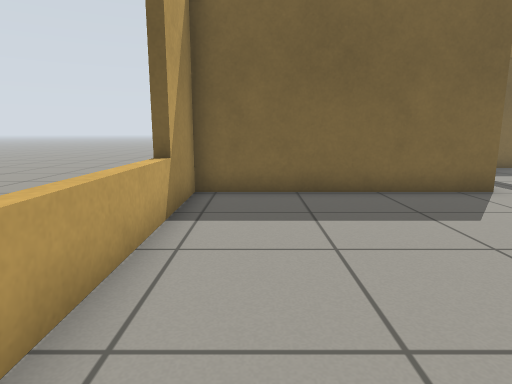
View 1 (above)

23 first-person views from a walk through a Gazebo world. The camera is 0.72 m above the floor, tilts 10° down and sees 75° across. The floor is counted in squares, 0.5 m on a side. Each view is taken from the middle of a square. On the plan, view 1 faces up. The plan holds only what a view shows up to about 15 squares ahead; the rest is blank. The place goes on beyond the plan.

View 2
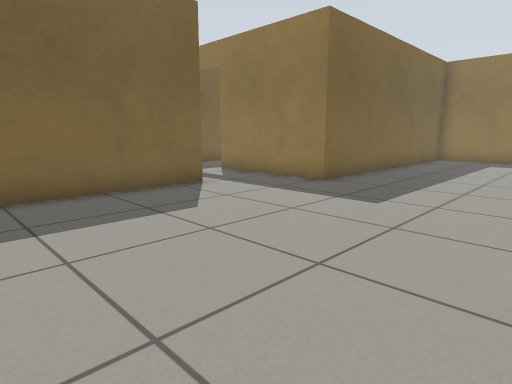

View 3
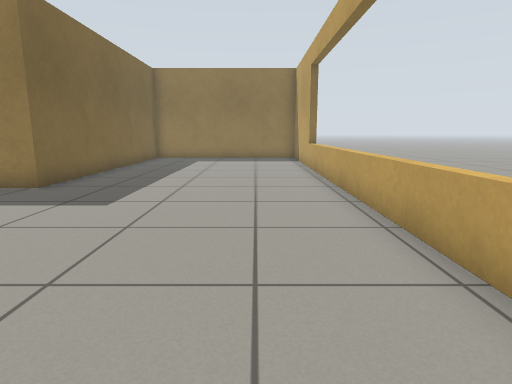

View 4
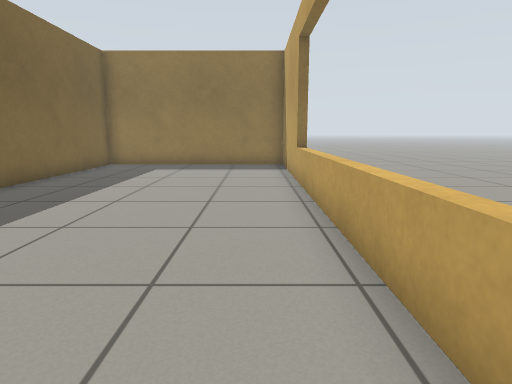

View 5
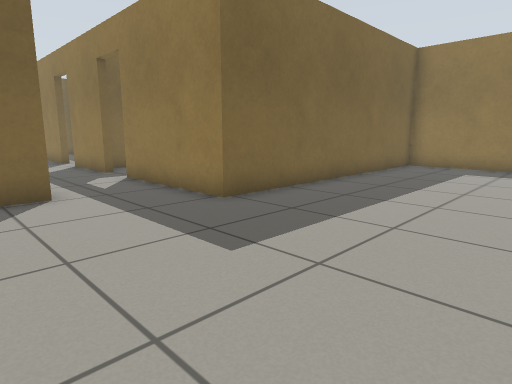

View 6
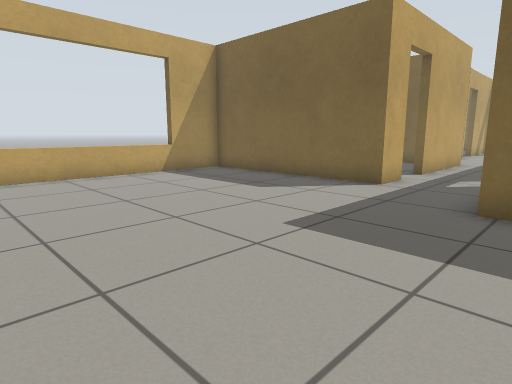

View 7
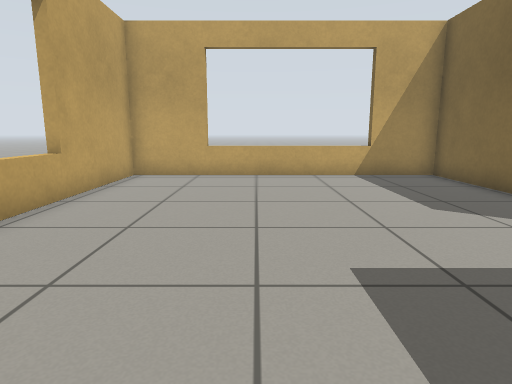

View 8
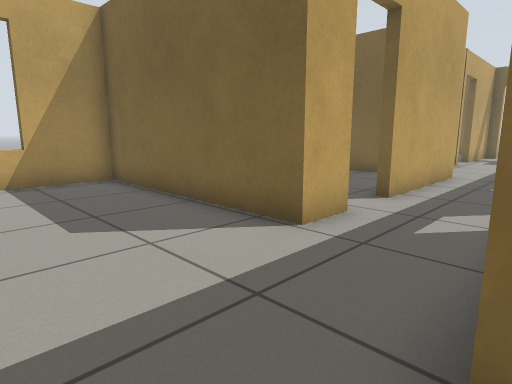

View 9
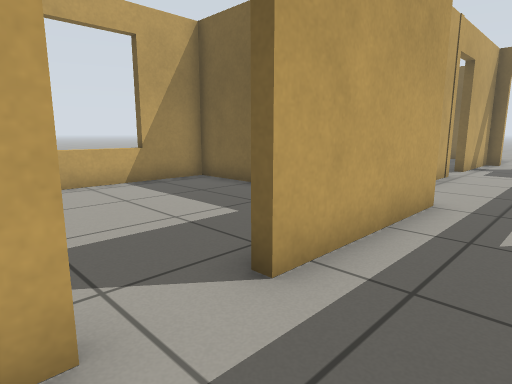

View 10
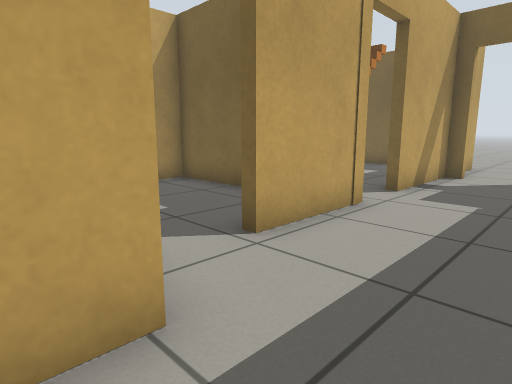

View 11
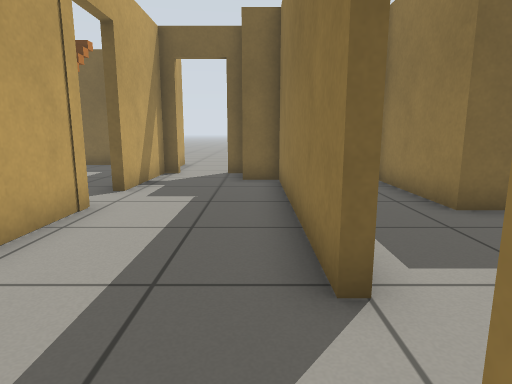

View 12
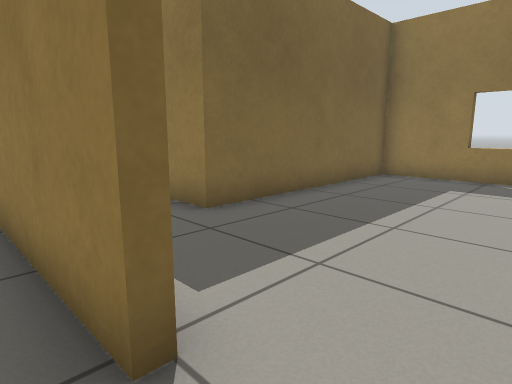

View 13
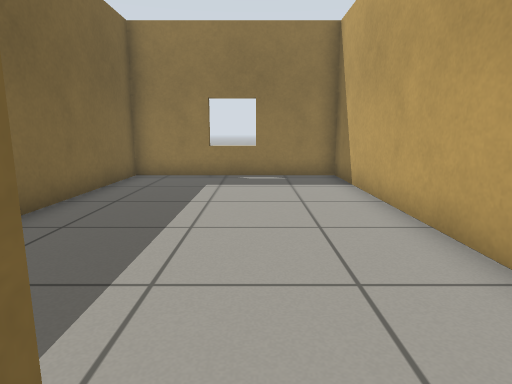

View 14
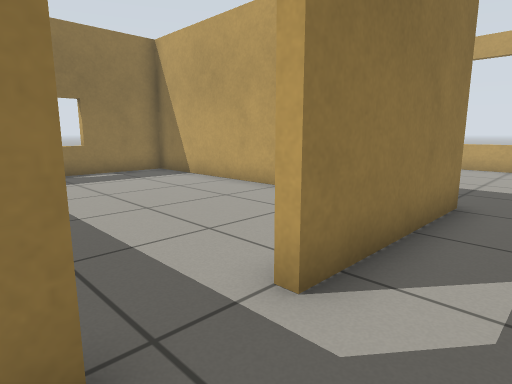

View 15
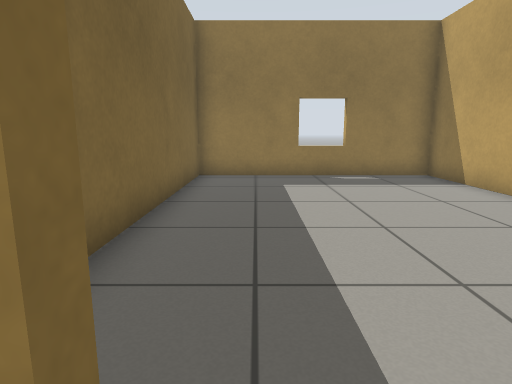

View 16
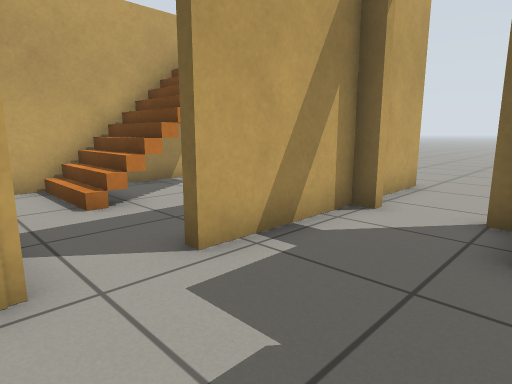

View 17
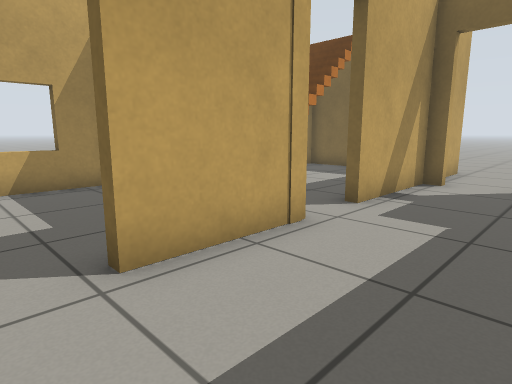

View 18
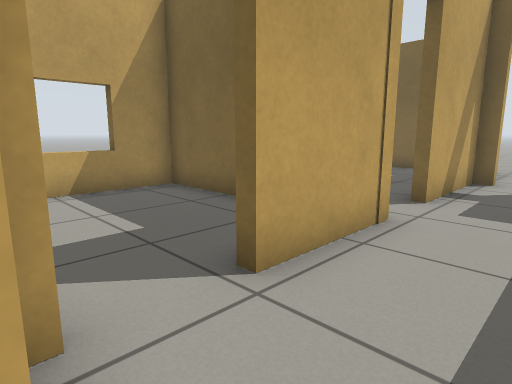

View 19
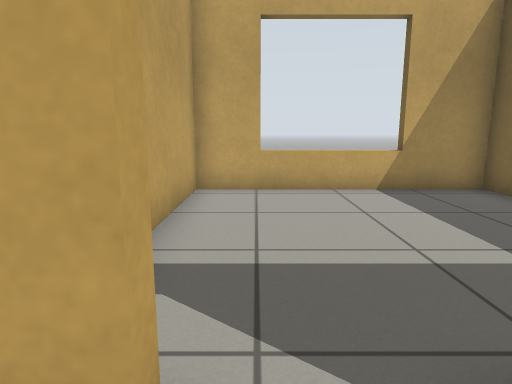

View 20
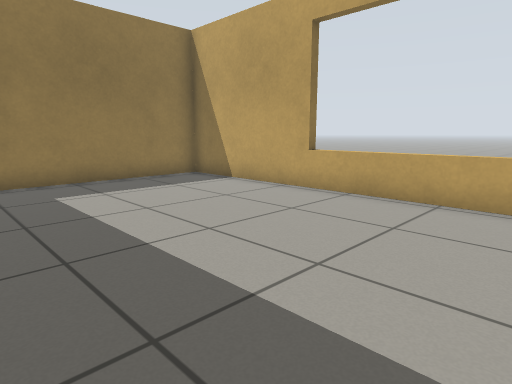

View 21
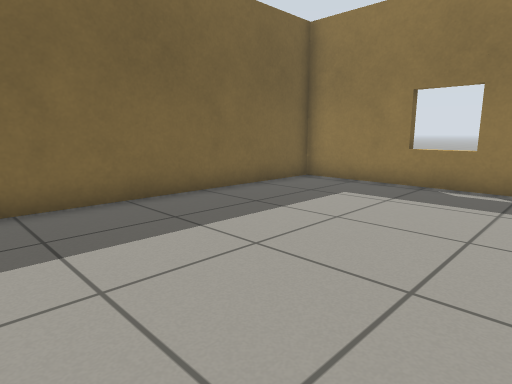

View 22
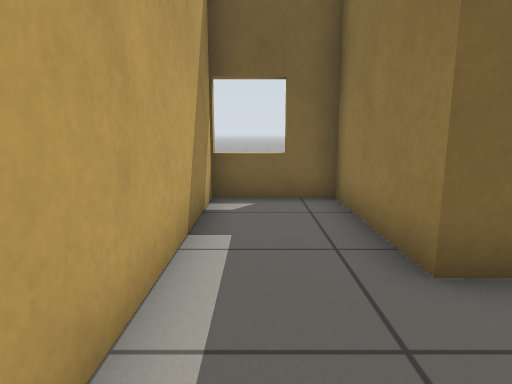

View 23
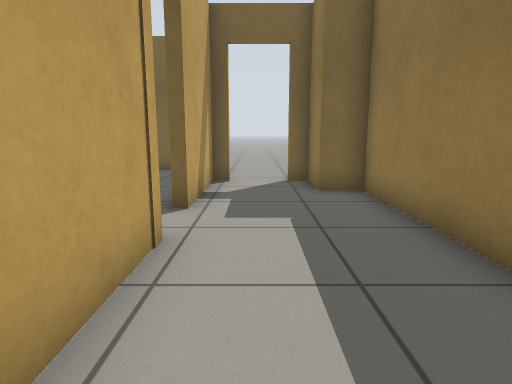

### Floor plan
Ten units are one square. View 1 is at (0, 0); x grows to the right and y downward. Boxes are objects, and circles mark ways between rooms. Rooms are numbered by the first view taken in them; rooms with no view inside come last. Other rooms are left out.
<svg viewBox="-20 -276 220 307">
<path fill="none" stroke="#000" d="M59 -95 59 -82 -15 -82 -15 23 195 23 195 -58 87 -58 87 -107M27 21 27 26M87 -125 87 -160M59 -162 59 -113M47 -216 47 -182M87 -177 87 -253 76 -253 76 -271 69 -271M53 -271 47 -271 47 -232M131 -61 195 -61 195 -140 95 -140M114 -143 195 -143 195 -211 118 -211 118 -253 90 -253M90 -258 90 -191M35 -159 -15 -159 -15 -85 22 -85M15 -211 -15 -211 -15 -179"/>
<circle cx="75" cy="-160" r="3" fill="#2a7"/>
<circle cx="90" cy="-115" r="3" fill="#2a7"/>
<circle cx="90" cy="-165" r="3" fill="#2a7"/>
<circle cx="60" cy="-105" r="3" fill="#2a7"/>
<circle cx="45" cy="-175" r="3" fill="#2a7"/>
<text x="80" y="-30">1</text>
<text x="70" y="-210">2</text>
<text x="140" y="-100">3</text>
<text x="140" y="-180">4</text>
<text x="20" y="-120">5</text>
<text x="10" y="-190">6</text>
</svg>
Room 1 opens to room 2. Room 1 opens to room 3. Room 1 opens to room 4. Room 1 opens to room 5. Room 2 opens to room 6.

Where each view was taken, in squares from view 1:
view 1: 0 up, 0 right, facing up
view 2: 0 up, 0 right, facing up-right
view 3: 0 up, 0 right, facing right
view 4: 1 down, 4 right, facing right
view 5: 0 up, 4 right, facing up-right
view 6: 1 down, 10 right, facing up-left
view 7: 2 up, 10 right, facing left
view 8: 4 up, 9 right, facing up-left
view 9: 9 up, 8 right, facing up-left
view 10: 15 up, 8 right, facing up-left
view 11: 15 up, 8 right, facing up
view 12: 16 up, 8 right, facing up-right
view 13: 17 up, 8 right, facing right
view 14: 13 up, 7 right, facing down-right
view 15: 12 up, 8 right, facing right
view 16: 21 up, 8 right, facing up-left
view 17: 17 up, 8 right, facing up-left
view 18: 16 up, 7 right, facing up-left
view 19: 10 up, 7 right, facing left
view 20: 5 up, 9 right, facing down-right
view 21: 7 up, 10 right, facing up-right
view 22: 18 up, 10 right, facing up
view 23: 17 up, 6 right, facing up
